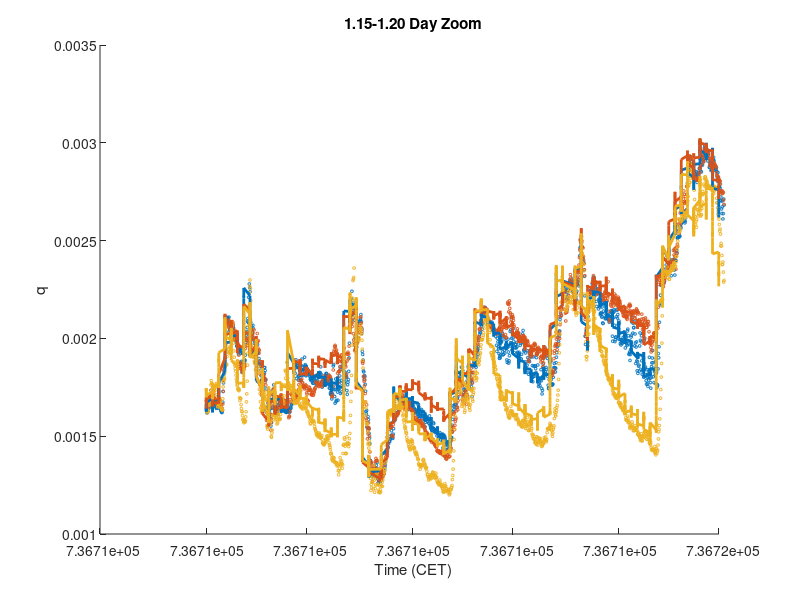

The MATLAB source for this figure: (Note: this script raises an error after producing the figure.)
%% Specific_Humidity_Plots.m
% Nipun Gunawardena
% Plot the data from Specific_Humidity_Range1.m and
% Specific_Humidity_Range2.m

clear all, close all, clc


%% Load first dataset
load('1.15-1.20.mat');
addpath('../..');

% RMSE Function
rmse = @(y, ypred) sqrt(nanmean((y-ypred).^2));


%% Plot first dataset
fig = figure();
set(fig, 'Units', 'normalized', 'Position', [0,0,1,1]);
% subplot(3,2,1);
hold all
plot(datesTest, targetsTest(1,:), 'o', 'MarkerSize', 2);    % LEMS A
plot(datesTest, targetsTest(2,:), 'o', 'MarkerSize', 2);    % LEMS B
plot(datesTest, targetsTest(3,:), 'o', 'MarkerSize', 2);    % LEMS D
set(gca,'ColorOrderIndex',1)
plot(datesTest, outputsTest(1,:), '-', 'LineWidth', 2);    % LEMS A
plot(datesTest, outputsTest(2,:), '-', 'LineWidth', 2);    % LEMS B
plot(datesTest, outputsTest(3,:), '-', 'LineWidth', 2);    % LEMS D
xlabel('Time (CET)');
ylabel('q');
title('1.15-1.20 Day Zoom');
dynamicDateTicks()
legend('LEMS A Data','LEMS B Data','LEMS D Data', 'LEMS A ANN','LEMS B ANN','LEMS D ANN');
print('ANN_spHum_1-15_Zoom.eps', '-depsc');

fig = figure();
set(fig, 'Units', 'normalized', 'Position', [0,0,1,1]);
% subplot(3,2,3);
names = {'LEMS A', 'LEMS B', 'LEMS D', 'LEMS E', 'LEMS F', 'LEMS G', 'LEMS H', 'LEMS L'};
for i = 1:8
    h = subplot(2,4,i);
    hold on
    plot(targetsTest(i,:), outputsTest(i,:), 'o', 'MarkerSize', 2);
    p = polyfit(targetsTest(i,:), outputsTest(i,:), 1);
    pLine = polyval(p, [min(outputsTest(i,:)) max(outputsTest(i,:))]);
%     plot([min(outputsTest(i,:)) max(outputsTest(i,:))], [pLine(1) pLine(2)], 'r-', 'LineWidth', 2);
    nrmse = rmse(targetsTest(i,:), outputsTest(i,:)) / range(targetsTest(i,:));
    pr = refline(1, 0);
    axis square
    r2 = coefDeter(targetsTest(i,:), outputsTest(i,:));
    xlim = h.XLim;
    ylim = h.YLim;
    text(xlim(1)+(0.05*range(xlim)), ylim(2)-(0.05*range(ylim)), sprintf('NRMSE = %f', nrmse));
    xlabel('Data');
    ylabel('ANN Output');
    title(names{i});
end
print('ANN_spHum_1-15_rSq.eps', '-depsc');

fig = figure();
set(fig, 'Units', 'normalized', 'Position', [0,0,1,1]);
% subplot(3,2,5);
hold on
plot(datesTest, mmOut, 'b:', 'LineWidth', 2);
plot(datesTest, mmTarg, 'r-');
plot(datesTest, stdOut, 'm:', 'LineWidth', 2);
plot(datesTest, stdTarg, 'k-');
xlabel('Date')
ylabel('q');
title(sprintf('Test Data || Range RMSE = %f || StdDev RMSE = %f', rmse(mmTarg, mmOut), rmse(stdTarg, stdOut)));
dynamicDateTicks()
legend('Range Output','Range Target','StdDev Output','StdDev Target');
print('ANN_spHum_1-15_Stats.eps', '-depsc');



%% Load second dataset
clear all
load('1.27-2.01.mat');

% RMSE Function
rmse = @(y, ypred) sqrt(nanmean((y-ypred).^2));


%% Plot second dataset
fig = figure();
set(fig, 'Units', 'normalized', 'Position', [0,0,1,1]);
% subplot(3,2,1);
hold all
plot(datesTest, targetsTest(1,:), 'o', 'MarkerSize', 2);    % LEMS A
plot(datesTest, targetsTest(2,:), 'o', 'MarkerSize', 2);    % LEMS B
plot(datesTest, targetsTest(3,:), 'o', 'MarkerSize', 2);    % LEMS D
set(gca,'ColorOrderIndex',1)
plot(datesTest, outputsTest(1,:), '-', 'LineWidth', 2);    % LEMS A
plot(datesTest, outputsTest(2,:), '-', 'LineWidth', 2);    % LEMS B
plot(datesTest, outputsTest(3,:), '-', 'LineWidth', 2);    % LEMS D
xlabel('Time (CET)');
ylabel('q');
title('1.27-2.01 Day Zoom');
dynamicDateTicks()
legend('LEMS A Data','LEMS B Data','LEMS D Data', 'LEMS A ANN','LEMS B ANN','LEMS D ANN');
print('ANN_spHum_1-27_Zoom.eps', '-depsc');

fig = figure();
set(fig, 'Units', 'normalized', 'Position', [0,0,1,1]);
% subplot(3,2,3);
names = {'LEMS A', 'LEMS B', 'LEMS D', 'LEMS E', 'LEMS F', 'LEMS G', 'LEMS H', 'LEMS L'};
for i = 1:8
    h = subplot(2,4,i);
    hold on
    plot(targetsTest(i,:), outputsTest(i,:), 'o', 'MarkerSize', 2);
    p = polyfit(targetsTest(i,:), outputsTest(i,:), 1);
    pLine = polyval(p, [min(outputsTest(i,:)) max(outputsTest(i,:))]);
%     plot([min(outputsTest(i,:)) max(outputsTest(i,:))], [pLine(1) pLine(2)], 'r-', 'LineWidth', 2);
    nrmse = rmse(targetsTest(i,:), outputsTest(i,:)) / range(targetsTest(i,:));
    pr = refline(1, 0);
    axis square
    r2 = coefDeter(targetsTest(i,:), outputsTest(i,:));
    xlim = h.XLim;
    ylim = h.YLim;
    text(xlim(1)+(0.05*range(xlim)), ylim(2)-(0.05*range(ylim)), sprintf('NRMSE = %f', nrmse));
    xlabel('Data');
    ylabel('ANN Output');
    title(names{i});
end
print('ANN_spHum_1-27_rSq.eps', '-depsc');

fig = figure();
set(fig, 'Units', 'normalized', 'Position', [0,0,1,1]);
% subplot(3,2,5);
hold on
plot(datesTest, mmOut, 'b:', 'LineWidth', 2);
plot(datesTest, mmTarg, 'r-');
plot(datesTest, stdOut, 'm:', 'LineWidth', 2);
plot(datesTest, stdTarg, 'k-');
xlabel('Date')
ylabel('q');
title(sprintf('Test Data || Range RMSE = %f || StdDev RMSE = %f', rmse(mmTarg, mmOut), rmse(stdTarg, stdOut)));
dynamicDateTicks()
legend('Range Output','Range Target','StdDev Output','StdDev Target');
print('ANN_spHum_1-27_Stats.eps', '-depsc');
